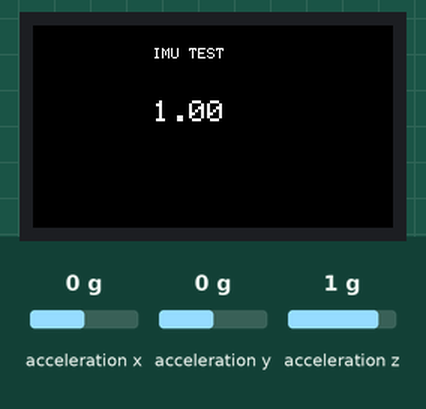
Recording of a sketch running on a simulated ESP32. Parts: 240×135 colour display. Inputs (shaded band) come from the test bench; at power-on: acceleration x 0 g, acceleration y 0 g, acceleration z 1 g.

Above: at 1.3 s.
1.4 s: acceleration x set to -1.4 g
At 2.6 s:
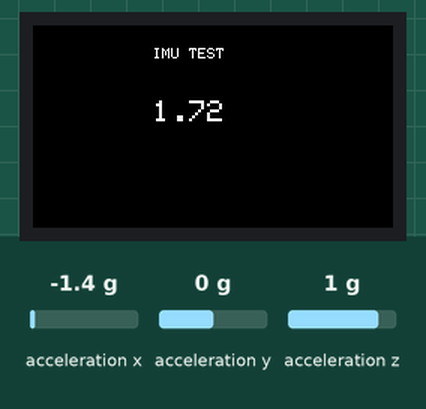
2.9 s: acceleration y set to -1.4 g
At 3.9 s:
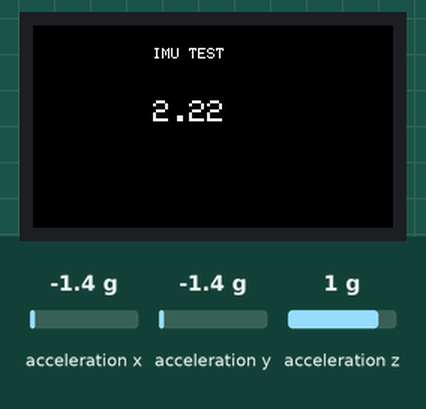
4.4 s: acceleration z set to -1.4 g
At 5.0 s:
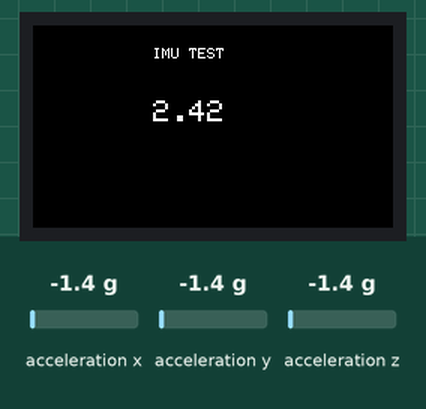
Timing chart, 0 to 7.4 s (numbered marks = the images above; inputs shaded):
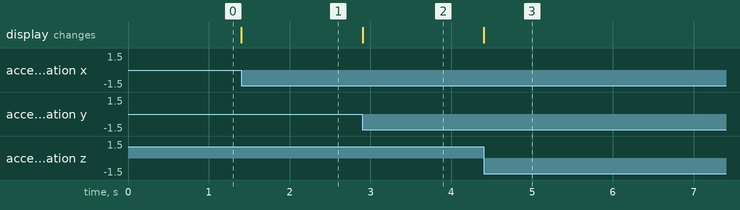

The sketch:

MaxAccelV1.ino
```cpp
#include <M5StickCPlus.h>

float accX = 0.0F;
float accY = 0.0F;
float accZ = 0.0F;

float accXSq = 0.0F;
float accYSq = 0.0F;
float accZSq = 0.0F;
float magSq = 0.0F;
float curMag = 0.0F;
float maxMag = 0.0F;


void setup() {
  // put your setup code here, to run once:
  M5.begin();
  M5.IMU.Init();
  M5.Lcd.setRotation(3);
  M5.Lcd.fillScreen(BLACK);
  M5.Lcd.setTextSize(1);
  M5.Lcd.setCursor(80, 15);
  M5.Lcd.println("IMU TEST");

}


/*****************************************
M5.IMU.getGyroData(&gyroX,&gyroY,&gyroZ);
M5.IMU.getAccelData(&accX,&accY,&accZ);
M5.IMU.getAhrsData(&pitch,&roll,&yaw);
M5.IMU.getTempData(&temp);
*****************************************/
void loop() {
  // put your main code here, to run repeatedly:

  M5.IMU.getAccelData(&accX,&accY,&accZ);
  magSq = ((pow(accX,2)) + (pow(accY,2)) + (pow(accZ,2)));
  curMag = pow(magSq,0.5);


  M5.Lcd.setTextSize(2);
  if(curMag > maxMag){
    maxMag = curMag;
  }

  M5.Lcd.setCursor(80, 50);
  M5.Lcd.println(maxMag);

}
```

Measured:
- after the input at 1.4 s, the display: changes at once (image 1)
- after the input at 2.9 s, the display: changes at once (image 2)
- after the input at 4.4 s, the display: changes at once (image 3)
